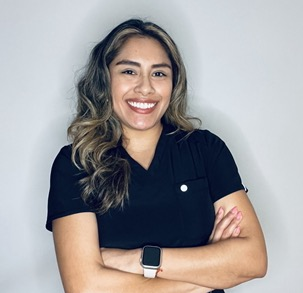
#> input picture assets/team/alexandra-rodiles-original.jpg, 303 x 293 px, given in place of siqian-chen-studio.jpg, which was not available
$ python normalize-team-portraits.py
#> lines starting #> are read from the running program, lines starting #| are printed output that depends on the picture; after the words box and inside, x2 and y2 are one past the last pixel; in counts of white or black regions, pixels touching at a corner belong together; pictures that were not available may be replaced by others from this repository, and a replacement may not be noted
from pathlib import Path

import numpy as np
from PIL import Image, ImageFilter


ROOT = Path(__file__).resolve().parents[1]
TEAM = ROOT / "assets" / "team"
CANVAS_SIZE = (1200, 900)


def studio_background() -> Image.Image:
    width, height = CANVAS_SIZE
    y, x = np.mgrid[0:height, 0:width]
    distance = np.sqrt(((x - width * 0.5) / width) ** 2 + ((y - height * 0.42) / height) ** 2)
    light = np.clip(1 - distance * 1.35, 0, 1)[..., None]
    edge = np.array([52, 50, 46], dtype=np.float32)
    center = np.array([91, 86, 76], dtype=np.float32)
    pixels = edge + (center - edge) * light
    return Image.fromarray(np.uint8(np.clip(pixels, 0, 255)), "RGB")


def place_complete_photo(source: Path, destination: Path) -> None:
    photo = Image.open(source).convert("RGB")
    photo.thumbnail(CANVAS_SIZE, Image.Resampling.LANCZOS)
    canvas = studio_background()
    x = (CANVAS_SIZE[0] - photo.width) // 2
    y = (CANVAS_SIZE[1] - photo.height) // 2
    feather = min(48, photo.width // 8, photo.height // 8)
    mask_pixels = np.ones((photo.height, photo.width), dtype=np.float32)
    ramp = np.linspace(0, 1, feather, dtype=np.float32)
    mask_pixels[:feather] *= ramp[:, None]
    mask_pixels[-feather:] *= ramp[::-1, None]
    mask_pixels[:, :feather] *= ramp[None, :]
    mask_pixels[:, -feather:] *= ramp[None, ::-1]
    mask = Image.fromarray(np.uint8(mask_pixels * 255), "L").filter(ImageFilter.GaussianBlur(1.5))
    canvas.paste(photo, (x, y), mask)
    canvas.save(destination, quality=94, optimize=True, progressive=True)


def replace_flat_background(
    source: Path,
    destination: Path,
    *,
    halo_band: int = 21,
    halo_brightness: float = 150,
    halo_regions: tuple[tuple[int, int, int, int], ...] = (),
) -> None:
#> called with halo_band = 31, halo_brightness = 140, halo_regions = ((220, 170, 450, 540),)
    photo = Image.open(source).convert("RGB")
#> photo is the input picture: PIL image 303x293 RGB; mean R, G, B 159.3, 156.5, 157.9
    pixels = np.asarray(photo, dtype=np.float32)
    patch = 40
    corners = np.concatenate([
        pixels[:patch, :patch].reshape(-1, 3),
        pixels[:patch, -patch:].reshape(-1, 3),
    ])
    background_color = np.median(corners, axis=0)
#> background_color = [204, 209, 215]
    red, green, blue = pixels[..., 0], pixels[..., 1], pixels[..., 2]
    green_signal = np.minimum(green - red, green - blue)
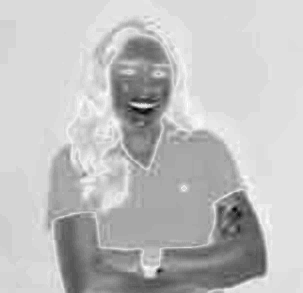
#> green_signal: shape (293, 303) float32; min -83, max 7, mean -15.21; drawn with min black and max white
    brightness = pixels.mean(axis=2)
    background_strength = np.clip((green_signal - 1.5) / 7, 0, 1) * np.clip((brightness - 95) / 90, 0, 1)
    color_distance = np.linalg.norm(pixels - background_color, axis=2)
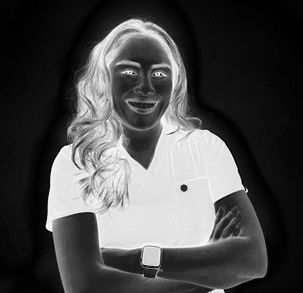
#> color_distance: shape (293, 303) float32; min 0, max 358.2, mean 105.1; drawn with min black and max white
    background_strength *= np.clip((54 - color_distance) / 30, 0, 1)
#> background_strength: shape (293, 303) float32; min 0, max 0.728, mean 0.000205
    alpha = 1 - background_strength

    # The source portraits already contain a pale matte around hair and
    # shoulders. Contract only the outer silhouette so skin, clothing, and
    # facial detail are never classified by color.
    mask = Image.fromarray(np.uint8(alpha * 255), "L")
    mask = mask.filter(ImageFilter.MinFilter(7)).filter(ImageFilter.GaussianBlur(0.45))
    alpha = np.asarray(mask, dtype=np.float32) / 255

    # Some originals have a wider near-white fringe baked into the hair edge.
    # Remove only pale neutral/green pixels in the outer contour, explicitly
    # excluding warm skin and red-brown hair as well as the blue shirt.
    inner = np.asarray(mask.filter(ImageFilter.MinFilter(halo_band)), dtype=np.float32) / 255
    outer_band = np.clip(alpha - inner, 0, 1)
    chroma = pixels.max(axis=2) - pixels.min(axis=2)
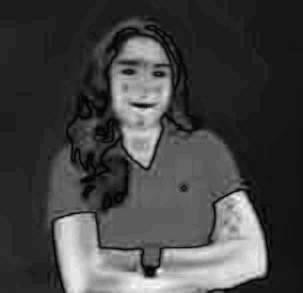
#> chroma: shape (293, 303) float32; min 0, max 99, mean 26.3; drawn with min black and max white
    pale_neutral = (
        (brightness > halo_brightness)
        & (green >= red - 5)
        & ((blue - red) < 12)
        & (chroma < 42)
    )
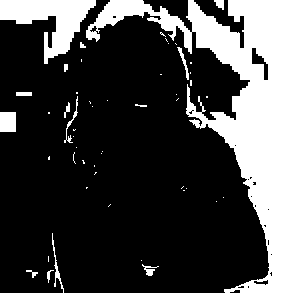
#> pale_neutral: shape (293, 303) bool; 28.2% white; 51 white regions (36 under 20 px), largest, box (x1, y1, x2, y2) and area: (86, 0, 303, 293) 21155, (0, 0, 96, 64) 2733, (0, 112, 16, 132) 320
    halo_strength = np.clip((brightness - halo_brightness) / 20, 0, 1) * outer_band * pale_neutral

    # A few supplied cutouts contain a broad matte patch rather than a thin
    # outline. Limit that cleanup to its known source-image area so internal
    # highlights and clothing stay untouched.
    for left, top, right, bottom in halo_regions:
        region = np.zeros_like(alpha)
        region[top:bottom, left:right] = 1
        regional_pale = (brightness > halo_brightness) & (chroma < 55)
        regional_halo = np.clip((brightness - halo_brightness) / 20, 0, 1) * regional_pale * region
        halo_strength = np.maximum(halo_strength, regional_halo)
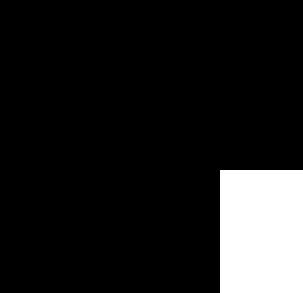
#> region: shape (293, 303) float32; values 0 (black) and 1 (white), 11.5% white; 1 white region, box (x1, y1, x2, y2) and area: (220, 170, 303, 293) 10209

    alpha *= 1 - halo_strength
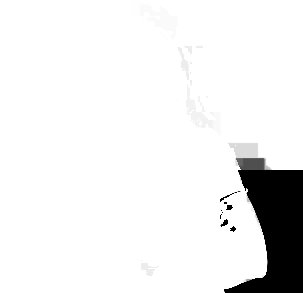
#> alpha: shape (293, 303) float32; min 0, max 1, mean 0.928

    foreground = Image.fromarray(np.uint8(pixels), "RGB")
    mask = Image.fromarray(np.uint8(alpha * 255), "L")
    scale = min(CANVAS_SIZE[0] / photo.width, CANVAS_SIZE[1] / photo.height)
#> scale = 3.07
    size = (round(photo.width * scale), round(photo.height * scale))
#> size = (931, 900)
    foreground = foreground.resize(size, Image.Resampling.LANCZOS)
    mask = mask.resize(size, Image.Resampling.LANCZOS)
#> mask: PIL image 931x900 L

    canvas = studio_background()
    position = ((CANVAS_SIZE[0] - size[0]) // 2, CANVAS_SIZE[1] - size[1])
#> position = (134, 0)
    canvas.paste(foreground, position, mask)
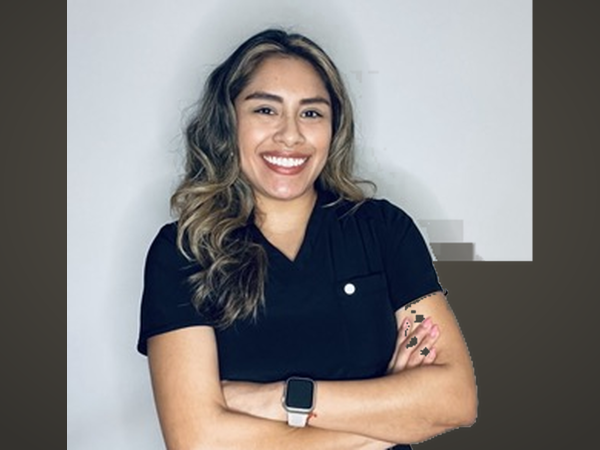
#> canvas: PIL image 1200x900 RGB (shown at 1/2 size); mean R, G, B 129.7, 126.5, 125.8
    canvas.save(destination, quality=94, optimize=True, progressive=True)


portrait_mattes = {
    # This source has a broad pale matte baked into the flyaway hair.
    "siqian-chen": {
        "halo_band": 31,
        "halo_brightness": 140,
        "halo_regions": ((220, 170, 450, 540),),
    },
    "yue-jin": {},
    "yirao-wang": {},
    "jinhui-zhou": {"halo_band": 31, "halo_brightness": 145},
}

for name, matte_options in portrait_mattes.items():
    replace_flat_background(
        TEAM / f"{name}-studio.jpg",
        TEAM / f"{name}-dark-studio.jpg",
        **matte_options,
    )
#> pass 2 of the loop `for name, matte_options in portrait_mattes.items():`:
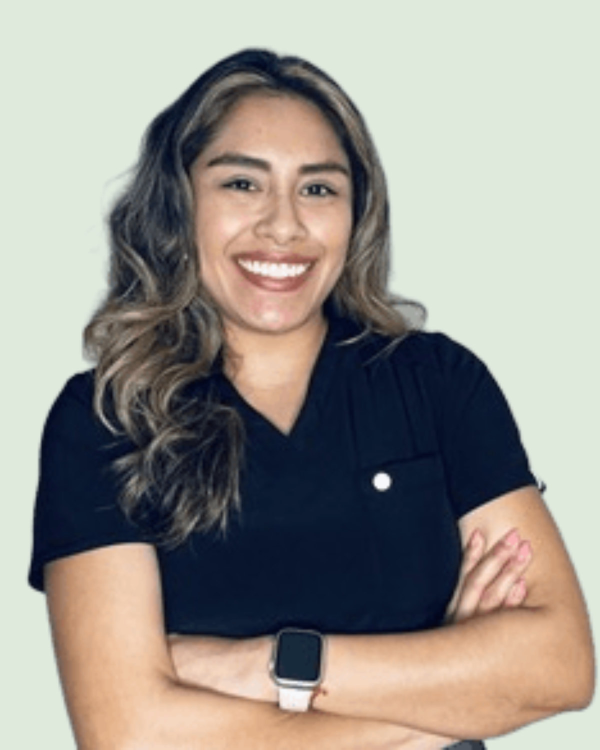
#> input picture assets/team/alexandra-rodiles-studio.jpg, 1200 x 1500 px, given in place of yue-jin-studio.jpg, which was not available (shown at 1/2 size)
#> in replace_flat_background, photo is the input picture: PIL image 1200x1500 RGB; mean R, G, B 152.9, 149.3, 142.2
#> pixels: shape (1500, 1200, 3) float32
#> background_color = [223, 234, 220]
#> red: shape (1500, 1200) float32
#> green: shape (1500, 1200) float32
#> blue: shape (1500, 1200) float32
#> green_signal: shape (1500, 1200) float32
#> brightness: shape (1500, 1200) float32
#> color_distance: shape (1500, 1200) float32
#> inner: shape (1500, 1200) float32
#> outer_band: shape (1500, 1200) float32
#> chroma: shape (1500, 1200) float32
#> in replace_flat_background (call 2), `pale_neutral = ( (brightness > halo_brightness) & (green >= red - 5) &..`:
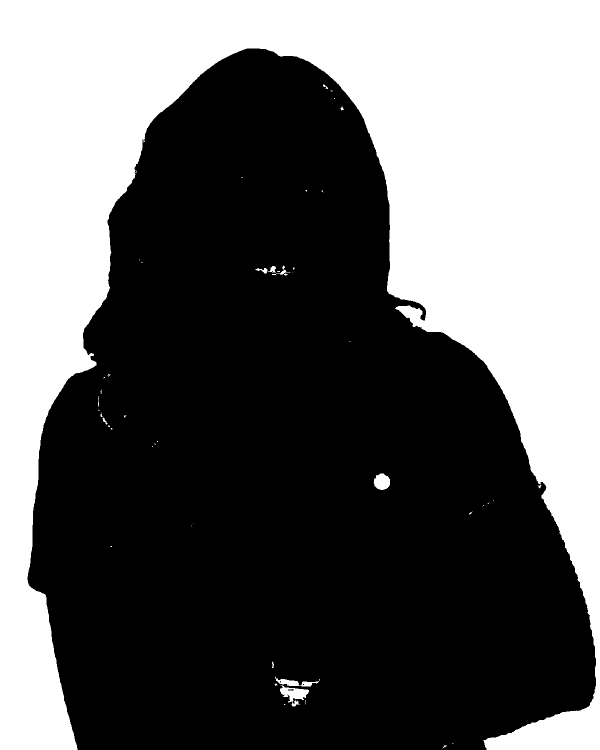
#> pale_neutral: shape (1500, 1200) bool (shown at 1/2 size); 39.4% white; 55 white regions (40 under 20 px), largest, box (x1, y1, x2, y2) and area: (0, 0, 1200, 1500) 706318, (560, 1371, 618, 1405) 1050, (747, 947, 780, 980) 824
#> in replace_flat_background (call 2), `halo_strength = np.clip((brightness - halo_brightness) / 20, 0, 1) * o..`:
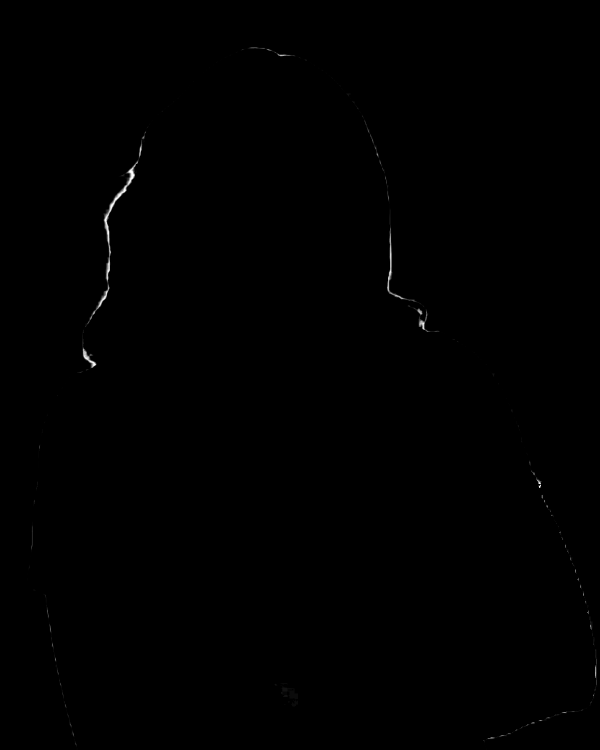
#> halo_strength: shape (1500, 1200) float32 (shown at 1/2 size); min 0, max 1, mean 0.00155
#> (the run stopped early here; a loop or call above may not have finished)
